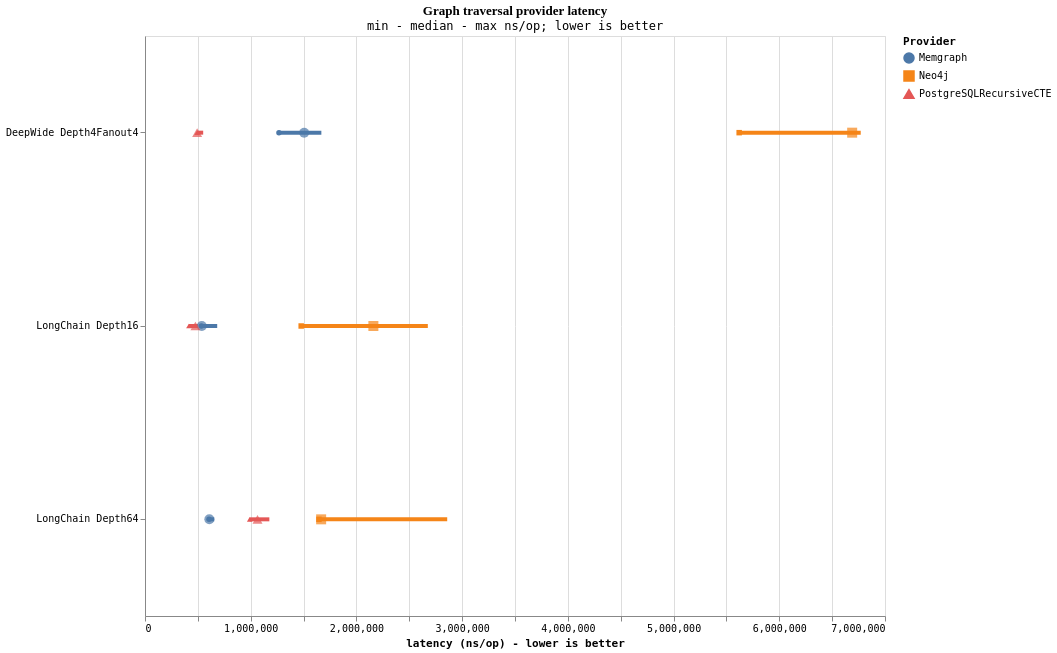

Vega-Lite specification for this chart:
### Vega-Lite specification from a JSON file in a GitHub repository (floating-point values rounded to 4 significant figures)
{"$schema": "https://vega.github.io/schema/vega-lite/v5.json", "title": {"text": "Graph traversal provider latency", "subtitle": "min - median - max ns/op; lower is better"}, "width": 740, "height": 580, "data": {"values": [{"provider": "Neo4j", "scenario": "LongChain Depth16", "panel": "Equivalent seeded traversals", "min": 1477413, "median": 2160365, "max": 2675368, "samples": 3}, {"provider": "Memgraph", "scenario": "LongChain Depth16", "panel": "Equivalent seeded traversals", "min": 533268, "median": 537468, "max": 683004, "samples": 3}, {"provider": "PostgreSQLRecursiveCTE", "scenario": "LongChain Depth16", "panel": "Equivalent seeded traversals", "min": 414810, "median": 476917, "max": 500679, "samples": 3}, {"provider": "Neo4j", "scenario": "LongChain Depth64", "panel": "Equivalent seeded traversals", "min": 1645414, "median": 1666217, "max": 2858692, "samples": 3}, {"provider": "Memgraph", "scenario": "LongChain Depth64", "panel": "Equivalent seeded traversals", "min": 605408, "median": 608717, "max": 655222, "samples": 3}, {"provider": "PostgreSQLRecursiveCTE", "scenario": "LongChain Depth64", "panel": "Equivalent seeded traversals", "min": 990193, "median": 1064172, "max": 1176275, "samples": 3}, {"provider": "Neo4j", "scenario": "DeepWide Depth4Fanout4", "panel": "Equivalent seeded traversals", "min": 5620485, "median": 6689458, "max": 6770408, "samples": 3}, {"provider": "Memgraph", "scenario": "DeepWide Depth4Fanout4", "panel": "Equivalent seeded traversals", "min": 1267170, "median": 1505712, "max": 1668192, "samples": 3}, {"provider": "PostgreSQLRecursiveCTE", "scenario": "DeepWide Depth4Fanout4", "panel": "Equivalent seeded traversals", "min": 493022, "median": 493358, "max": 550325, "samples": 3}]}, "encoding": {"y": {"field": "scenario", "type": "nominal", "title": null}, "color": {"field": "provider", "type": "nominal", "title": "Provider"}, "shape": {"field": "provider", "type": "nominal", "title": "Provider"}, "row": {"field": "panel", "type": "nominal", "title": null}}, "layer": [{"mark": {"type": "rule", "strokeWidth": 4}, "encoding": {"x": {"field": "min", "type": "quantitative", "title": "latency (ns/op) - lower is better", "scale": {"type": "linear", "zero": true}}, "x2": {"field": "max"}}}, {"mark": {"type": "point", "filled": true, "size": 100}, "encoding": {"x": {"field": "median", "type": "quantitative", "scale": {"type": "linear", "zero": true}}}}], "config": {"font": "Comic Mono, SFMono-Regular, Consolas, monospace", "title": {"font": "Architects Daughter, Comic Sans MS, cursive"}, "background": "#FFFFFF"}}
